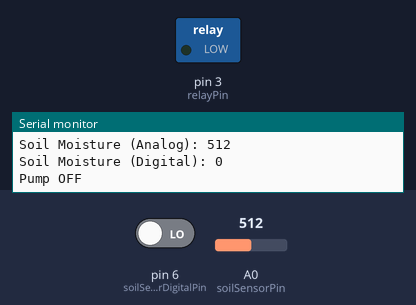
This sketch was run on a simulated Arduino Uno, built with avr-gcc and run on an emulated ATmega328P. On the bench: switched loads named in the sketch (green lamp = pin HIGH), the last lines printed to the serial monitor. The inputs (shaded band) are chosen by the test bench; at power-on: A0 (soilSensorPin) = 512, pin 6 (soilSensorDigitalPin) LOW.

Above: at 1.8 s.
1.9 s: A0 (soilSensorPin) set to 483
At 3.2 s:
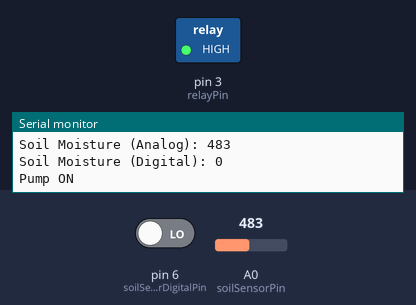
3.5 s: A0 (soilSensorPin) set to 510
At 5.1 s:
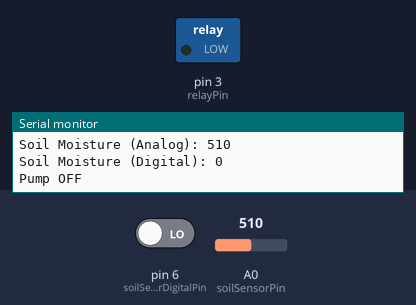
5.5 s: A0 (soilSensorPin) set to 490
At 6.7 s:
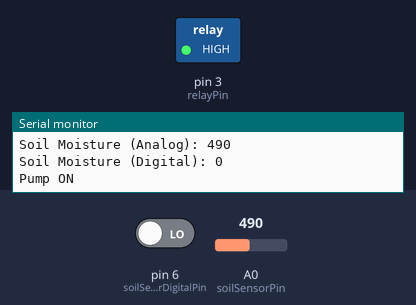
Timing chart, 0 to 8.5 s (numbered marks = the images above; inputs shaded):
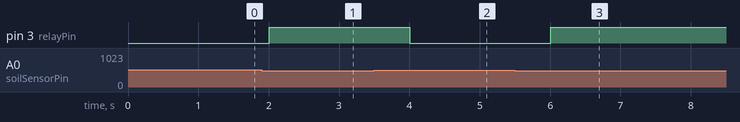

Measured:
- the behaviour switches between 500 and 499 on A0 (soilSensorPin) (found by bisection; images 0 and 1)
- after the input at 1.9 s, pin 3 (relayPin): LOW → HIGH after 0.11 s
- after the input at 3.5 s, pin 3 (relayPin): HIGH → LOW after 0.51 s
- after the input at 5.5 s, pin 3 (relayPin): LOW → HIGH after 0.51 s

The sketch:

main.ino
```cpp
// Define constants for pin numbers
const int soilSensorPin = A0;  // Analog pin for soil moisture sensor
const int soilSensorDigitalPin = 6;  // Digital pin for soil moisture sensor
const int relayPin = 3;  // Relay module control pin

// Set a threshold for soil moisture level
const int moistureThreshold = 500;  // Adjust this value based on your sensor and soil conditions

void setup() {
  // Initialize serial communication
  Serial.begin(9600);

  // Set the relay pin as an OUTPUT
  pinMode(relayPin, OUTPUT);

  // Set the digital pin of the soil sensor as INPUT
  pinMode(soilSensorDigitalPin, INPUT);
}

void loop() {
  // Read the soil moisture level
  int soilMoisture = analogRead(soilSensorPin);

  // Read the digital output of the soil moisture sensor
  int digitalValue = digitalRead(soilSensorDigitalPin);

  // Print the soil moisture level and digital value to the Serial Monitor
  Serial.print("Soil Moisture (Analog): ");
  Serial.println(soilMoisture);
  Serial.print("Soil Moisture (Digital): ");
  Serial.println(digitalValue);

  // Check if soil moisture is below the threshold
  if (soilMoisture < moistureThreshold) {
    // Turn on the pump by activating the relay
    digitalWrite(relayPin, HIGH);
    Serial.println("Pump ON");
  } else {
    // Turn off the pump by deactivating the relay
    digitalWrite(relayPin, LOW);
    Serial.println("Pump OFF");
  }

  // Add a delay to avoid rapid changes in pump state
  delay(1000);  // Adjust the delay as needed
}
```
